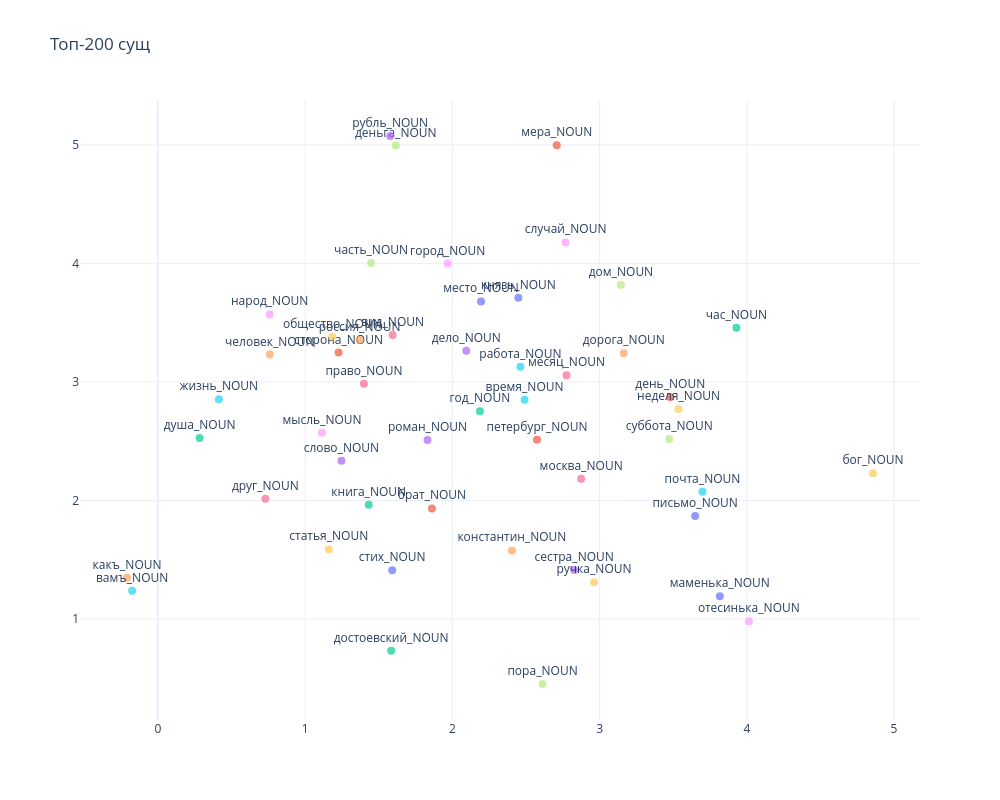

The cell this chart's notebook holds for it:
### Markdown cell above
То же самое, но с красивой библиотекой plotly.

### Code cell
import plotly.graph_objects as go

fig = go.Figure()
for i, word in enumerate(words_nouns):
    x, y = tsne_vectors[i, :]
    fig.add_trace(
        go.Scatter(
            x=[x],
            y=[y],
            mode="markers+text",
            text=[word],
            textposition="top center",
            marker=dict(size=8, opacity=0.7))
    )

fig.update_layout(
    title="Топ-200 сущ",
    showlegend=False,
    hovermode="closest",
    width=1000,
    height=800,
    template="plotly_white"
)
fig.show()

### Figure 1 — Plotly figure (JSON) as saved in the notebook; plotly's stock layout.template omitted (floating-point values rounded to 4 significant figures)
{"data": [{"marker": {"opacity": 0.7, "size": 8}, "mode": "markers+text", "text": ["письмо_NOUN"], "textposition": "top center", "type": "scatter", "x": [3.649], "y": [1.869]}, {"marker": {"opacity": 0.7, "size": 8}, "mode": "markers+text", "text": ["день_NOUN"], "textposition": "top center", "type": "scatter", "x": [3.48], "y": [2.871]}, {"marker": {"opacity": 0.7, "size": 8}, "mode": "markers+text", "text": ["год_NOUN"], "textposition": "top center", "type": "scatter", "x": [2.187], "y": [2.754]}, {"marker": {"opacity": 0.7, "size": 8}, "mode": "markers+text", "text": ["дело_NOUN"], "textposition": "top center", "type": "scatter", "x": [2.095], "y": [3.264]}, {"marker": {"opacity": 0.7, "size": 8}, "mode": "markers+text", "text": ["человек_NOUN"], "textposition": "top center", "type": "scatter", "x": [0.7601], "y": [3.231]}, {"marker": {"opacity": 0.7, "size": 8}, "mode": "markers+text", "text": ["время_NOUN"], "textposition": "top center", "type": "scatter", "x": [2.49], "y": [2.85]}, {"marker": {"opacity": 0.7, "size": 8}, "mode": "markers+text", "text": ["москва_NOUN"], "textposition": "top center", "type": "scatter", "x": [2.875], "y": [2.184]}, {"marker": {"opacity": 0.7, "size": 8}, "mode": "markers+text", "text": ["деньга_NOUN"], "textposition": "top center", "type": "scatter", "x": [1.616], "y": [4.994]}, {"marker": {"opacity": 0.7, "size": 8}, "mode": "markers+text", "text": ["отесинька_NOUN"], "textposition": "top center", "type": "scatter", "x": [4.014], "y": [0.9818]}, {"marker": {"opacity": 0.7, "size": 8}, "mode": "markers+text", "text": ["бог_NOUN"], "textposition": "top center", "type": "scatter", "x": [4.857], "y": [2.229]}, {"marker": {"opacity": 0.7, "size": 8}, "mode": "markers+text", "text": ["маменька_NOUN"], "textposition": "top center", "type": "scatter", "x": [3.816], "y": [1.194]}, {"marker": {"opacity": 0.7, "size": 8}, "mode": "markers+text", "text": ["петербург_NOUN"], "textposition": "top center", "type": "scatter", "x": [2.575], "y": [2.513]}, {"marker": {"opacity": 0.7, "size": 8}, "mode": "markers+text", "text": ["час_NOUN"], "textposition": "top center", "type": "scatter", "x": [3.929], "y": [3.457]}, {"marker": {"opacity": 0.7, "size": 8}, "mode": "markers+text", "text": ["слово_NOUN"], "textposition": "top center", "type": "scatter", "x": [1.247], "y": [2.335]}, {"marker": {"opacity": 0.7, "size": 8}, "mode": "markers+text", "text": ["константин_NOUN"], "textposition": "top center", "type": "scatter", "x": [2.405], "y": [1.579]}, {"marker": {"opacity": 0.7, "size": 8}, "mode": "markers+text", "text": ["жизнь_NOUN"], "textposition": "top center", "type": "scatter", "x": [0.4141], "y": [2.855]}, {"marker": {"opacity": 0.7, "size": 8}, "mode": "markers+text", "text": ["друг_NOUN"], "textposition": "top center", "type": "scatter", "x": [0.7298], "y": [2.016]}, {"marker": {"opacity": 0.7, "size": 8}, "mode": "markers+text", "text": ["дом_NOUN"], "textposition": "top center", "type": "scatter", "x": [3.145], "y": [3.818]}, {"marker": {"opacity": 0.7, "size": 8}, "mode": "markers+text", "text": ["случай_NOUN"], "textposition": "top center", "type": "scatter", "x": [2.769], "y": [4.177]}, {"marker": {"opacity": 0.7, "size": 8}, "mode": "markers+text", "text": ["неделя_NOUN"], "textposition": "top center", "type": "scatter", "x": [3.536], "y": [2.771]}, {"marker": {"opacity": 0.7, "size": 8}, "mode": "markers+text", "text": ["место_NOUN"], "textposition": "top center", "type": "scatter", "x": [2.195], "y": [3.679]}, {"marker": {"opacity": 0.7, "size": 8}, "mode": "markers+text", "text": ["брат_NOUN"], "textposition": "top center", "type": "scatter", "x": [1.862], "y": [1.933]}, {"marker": {"opacity": 0.7, "size": 8}, "mode": "markers+text", "text": ["душа_NOUN"], "textposition": "top center", "type": "scatter", "x": [0.2834], "y": [2.527]}, {"marker": {"opacity": 0.7, "size": 8}, "mode": "markers+text", "text": ["сестра_NOUN"], "textposition": "top center", "type": "scatter", "x": [2.827], "y": [1.415]}, {"marker": {"opacity": 0.7, "size": 8}, "mode": "markers+text", "text": ["дорога_NOUN"], "textposition": "top center", "type": "scatter", "x": [3.164], "y": [3.242]}, {"marker": {"opacity": 0.7, "size": 8}, "mode": "markers+text", "text": ["почта_NOUN"], "textposition": "top center", "type": "scatter", "x": [3.699], "y": [2.074]}, {"marker": {"opacity": 0.7, "size": 8}, "mode": "markers+text", "text": ["месяц_NOUN"], "textposition": "top center", "type": "scatter", "x": [2.776], "y": [3.057]}, {"marker": {"opacity": 0.7, "size": 8}, "mode": "markers+text", "text": ["часть_NOUN"], "textposition": "top center", "type": "scatter", "x": [1.448], "y": [4.003]}, {"marker": {"opacity": 0.7, "size": 8}, "mode": "markers+text", "text": ["город_NOUN"], "textposition": "top center", "type": "scatter", "x": [1.969], "y": [3.999]}, {"marker": {"opacity": 0.7, "size": 8}, "mode": "markers+text", "text": ["статья_NOUN"], "textposition": "top center", "type": "scatter", "x": [1.161], "y": [1.589]}, {"marker": {"opacity": 0.7, "size": 8}, "mode": "markers+text", "text": ["стих_NOUN"], "textposition": "top center", "type": "scatter", "x": [1.592], "y": [1.413]}, {"marker": {"opacity": 0.7, "size": 8}, "mode": "markers+text", "text": ["сторона_NOUN"], "textposition": "top center", "type": "scatter", "x": [1.227], "y": [3.248]}, {"marker": {"opacity": 0.7, "size": 8}, "mode": "markers+text", "text": ["книга_NOUN"], "textposition": "top center", "type": "scatter", "x": [1.432], "y": [1.964]}, {"marker": {"opacity": 0.7, "size": 8}, "mode": "markers+text", "text": ["рубль_NOUN"], "textposition": "top center", "type": "scatter", "x": [1.578], "y": [5.075]}, {"marker": {"opacity": 0.7, "size": 8}, "mode": "markers+text", "text": ["какъ_NOUN"], "textposition": "top center", "type": "scatter", "x": [-0.2096], "y": [1.349]}, {"marker": {"opacity": 0.7, "size": 8}, "mode": "markers+text", "text": ["работа_NOUN"], "textposition": "top center", "type": "scatter", "x": [2.462], "y": [3.128]}, {"marker": {"opacity": 0.7, "size": 8}, "mode": "markers+text", "text": ["право_NOUN"], "textposition": "top center", "type": "scatter", "x": [1.4], "y": [2.984]}, {"marker": {"opacity": 0.7, "size": 8}, "mode": "markers+text", "text": ["пора_NOUN"], "textposition": "top center", "type": "scatter", "x": [2.613], "y": [0.4524]}, {"marker": {"opacity": 0.7, "size": 8}, "mode": "markers+text", "text": ["мысль_NOUN"], "textposition": "top center", "type": "scatter", "x": [1.115], "y": [2.571]}, {"marker": {"opacity": 0.7, "size": 8}, "mode": "markers+text", "text": ["ручка_NOUN"], "textposition": "top center", "type": "scatter", "x": [2.962], "y": [1.31]}, {"marker": {"opacity": 0.7, "size": 8}, "mode": "markers+text", "text": ["князь_NOUN"], "textposition": "top center", "type": "scatter", "x": [2.448], "y": [3.71]}, {"marker": {"opacity": 0.7, "size": 8}, "mode": "markers+text", "text": ["мера_NOUN"], "textposition": "top center", "type": "scatter", "x": [2.709], "y": [4.996]}, {"marker": {"opacity": 0.7, "size": 8}, "mode": "markers+text", "text": ["достоевский_NOUN"], "textposition": "top center", "type": "scatter", "x": [1.585], "y": [0.733]}, {"marker": {"opacity": 0.7, "size": 8}, "mode": "markers+text", "text": ["роман_NOUN"], "textposition": "top center", "type": "scatter", "x": [1.831], "y": [2.511]}, {"marker": {"opacity": 0.7, "size": 8}, "mode": "markers+text", "text": ["россия_NOUN"], "textposition": "top center", "type": "scatter", "x": [1.371], "y": [3.354]}, {"marker": {"opacity": 0.7, "size": 8}, "mode": "markers+text", "text": ["вамъ_NOUN"], "textposition": "top center", "type": "scatter", "x": [-0.1745], "y": [1.239]}, {"marker": {"opacity": 0.7, "size": 8}, "mode": "markers+text", "text": ["вид_NOUN"], "textposition": "top center", "type": "scatter", "x": [1.594], "y": [3.397]}, {"marker": {"opacity": 0.7, "size": 8}, "mode": "markers+text", "text": ["суббота_NOUN"], "textposition": "top center", "type": "scatter", "x": [3.473], "y": [2.518]}, {"marker": {"opacity": 0.7, "size": 8}, "mode": "markers+text", "text": ["народ_NOUN"], "textposition": "top center", "type": "scatter", "x": [0.7593], "y": [3.57]}, {"marker": {"opacity": 0.7, "size": 8}, "mode": "markers+text", "text": ["общество_NOUN"], "textposition": "top center", "type": "scatter", "x": [1.185], "y": [3.382]}], "layout": {"height": 800, "hovermode": "closest", "showlegend": false, "title": {"text": "Топ-200 сущ"}, "width": 1000}}
